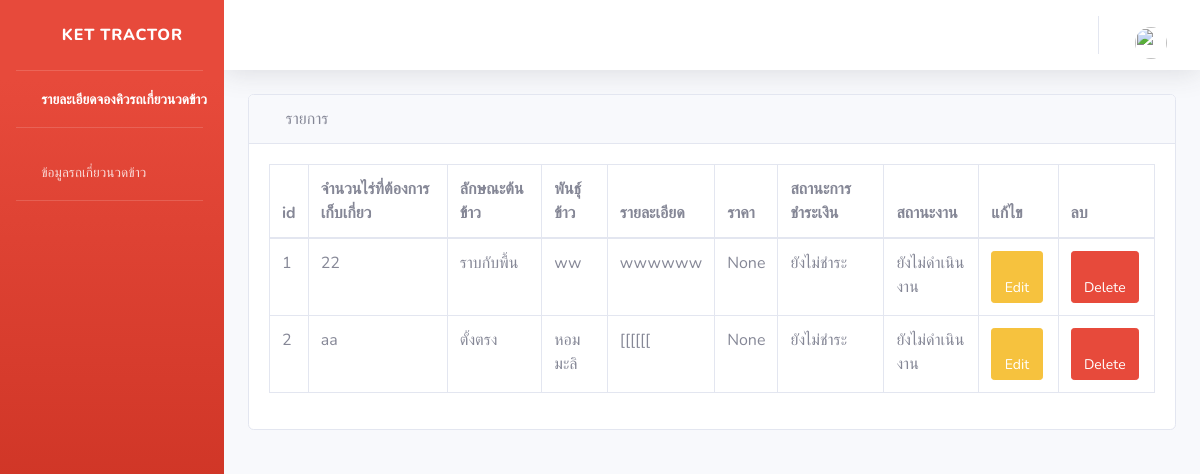
Screenshot of /ownerShowaddWork with the database file from the repository.
### api/models.py (models this page shows, shortened)
class Work(models.Model):
    farmer_name = models.ForeignKey(Farmer, on_delete=models.CASCADE, null=True,  verbose_name='เกษตรกร')
    lat = models.CharField(max_length=1000, verbose_name='ละติจูด')
    lng = models.CharField(max_length=1000, verbose_name='ลองติจูด')
    area = models.CharField(max_length=1000, verbose_name='พื้นที่ (ไร่)')
    rice_type = models.ForeignKey(Rice_type, on_delete=models.CASCADE, null=True, default=1, verbose_name='ลักษณะข้าวที่จะให้เกี่ยว')
    rice = models.CharField(max_length=1000, null=True, verbose_name='พันธุ์ข้าว')
    start_time = models.DateTimeField(blank=True, null=True)
    end_time = models.DateTimeField(blank=True, null=True)
    workDetail = models.TextField(max_length=1000, null=True,  verbose_name='รายละเอียด')
    price = models.CharField(max_length=1000, null=True, verbose_name='จำนวนเงิน (บาท)')
    money_status = models.ForeignKey(Money_status, on_delete=models.CASCADE, default=1,null=True, verbose_name='สถานะการชำระเงิน') # ให้นิยามเพิ่มเติม
    work_status = models.ForeignKey(Work_status, on_delete=models.CASCADE, default=1,null=True, verbose_name='สถานะงาน') # รับ ไม่รับ จ่าย
    class Meta:
        verbose_name = 'งานที่ต้องเก็บเกี่ยว'

class Rice_type(models.Model):
    id = models.AutoField(primary_key=True)
    rice_type = models.CharField(max_length=100)
    def __str__(self):
         return f'{self.rice_type}'
    class Meta:
        verbose_name = 'ลักษณะข้าวที่จะให้เกี่ยว'

class Money_status(models.Model):
    id = models.AutoField(primary_key=True)
    money_status = models.CharField(max_length=100, verbose_name = 'สถานะการชำระเงิน')
    def __str__(self):
         return f'{self.money_status}'
    class Meta:
        verbose_name = 'สถานะการชำระเงิน'

class Work_status (models.Model):
    id = models.AutoField(primary_key=True)
    work_status  = models.CharField(max_length=100, verbose_name="สถานะงาน")
    def __str__(self):
         return f'{self.work_status}'
    class Meta:
        verbose_name = 'สถานะงาน'

### api/views.py (the view)
# urls.py: path('ownerShowaddWork',views.ownerShowaddWork),
def ownerShowaddWork(req):
    ownerShowaddWork = Work.objects.all()
    return render(req, 'api/ownerShowaddWork.html', {
        'ownerShowaddWork': ownerShowaddWork,
    })

### api/templates/api/ownerShowaddWork.html (shortened to what this page needs)
{% extends 'api/ownerBase.html' %}
{% block content %}
<div id="content-wrapper">
  <div class="container-fluid">
      <div class="card mb-3">
          <div class="card-header">
              <i class="fas fa-table"></i>
              รายการ
          </div>
          <div class="card-body">
               <div class="table-responsive">
                  <table class="table table-bordered" id="dataTable" width="100%" cellspacing="0" align="center">
                      <thead>
                      <tr>
                        <th>id</th>
                          <th>จำนวนไร่ที่ต้องการเก็บเกี่ยว</th>
                          <th>ลักษณะต้นข้าว</th>
                          <th>พันธุ์ข้าว</th>
                          <th>รายละเอียด</th>
                          <th>ราคา</th>
                          <th>สถานะการชำระเงิน</th>
                          <th>สถานะงาน</th>
                          <th>แก้ไข</th>
                          <th>ลบ</th>
                      </tr>
                      </thead>
                      <tbody>
                      {% for ownerShowaddWork in ownerShowaddWork %}
                          <tr>
                            <td>{{ ownerShowaddWork.id }}</td>
                              <td>{{ ownerShowaddWork.area }}</td>
                              <td>{{ ownerShowaddWork.rice_type }}</td>
                              <td>{{ ownerShowaddWork.rice }}</td>
                              <td>{{ ownerShowaddWork.workDetail }}</td>
                              <td>{{ ownerShowaddWork.price }}</td>
                              <td>{{ ownerShowaddWork.money_status }}</td>
                              <td>{{ ownerShowaddWork.work_status }}</td>
                              <td>
                                  <a class="btn btn-sm btn-warning" href="/editShowaddWork/{{ownerShowaddWork.id}}"> <span class="fa fa-edit"></span> Edit</a>
                              </td>
                              <td><a class="btn btn-sm btn-danger" href="/deleteShowaddWork/{{ownerShowaddWork.id}}"><span class="fa fa-trash"></span> Delete</a></td>
                          </tr>
                      {% endfor %}
                      </tbody>
                    </table>
                </div>
                </div>
                </div>
                </div>
                {% endblock %}

### api/static/api/css/styles.css (style rules this page uses)
body { font-family: "ptsans", "Lato", "Helvetica Neue", Helvetica, Arial, sans-serif; }
.btn { outline: none; color: black; background-color: transparent; box-shadow: 0 0 0 0; margin-right: 3px; }
a { color: #17a2b8; }

### rows the page displays
Work: id "1", area "22", rice_type "ราบกับพื้น", rice "ww", workDetail "wwwwww", price "None", money_status "ยังไม่ชำระ", work_status "ยังไม่ดำเนินงาน"
Work: id "2", area "aa", rice_type "ตั้งตรง", rice "หอมมะลิ", workDetail "[[[[[[", price "None", money_status "ยังไม่ชำระ", work_status "ยังไม่ดำเนินงาน"
